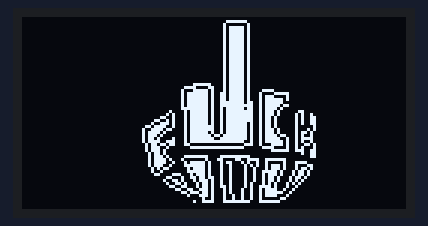
A sketch run on a simulated Arduino Uno, built with avr-gcc and run on an emulated ATmega328P. Shown: 128×64 one-colour display.

Above: at 0.1 s.

The sketch:

lapp2.ino
```cpp
#include <Wire.h>
#include <SPI.h>
#include <Adafruit_GFX.h>
#include <Adafruit_SSD1306.h>
#define OLED_RESET -1
Adafruit_SSD1306 OLED(OLED_RESET);
const unsigned char Logo_bmp [] =
{
  0x00, 0x00, 0x00, 0x00, 0x00, 0x00, 0x00, 0x00, 0x00, 0x00, 0x00, 0x00, 0x00, 0x00, 0x00, 0x00,
  0x00, 0x00, 0x00, 0x00, 0x00, 0x00, 0x00, 0x01, 0xFC, 0x00, 0x00, 0x00, 0x00, 0x00, 0x00, 0x00,
  0x00, 0x00, 0x00, 0x00, 0x00, 0x00, 0x00, 0x02, 0x02, 0x00, 0x00, 0x00, 0x00, 0x00, 0x00, 0x00,
  0x00, 0x00, 0x00, 0x00, 0x00, 0x00, 0x00, 0x02, 0xFA, 0x00, 0x00, 0x00, 0x00, 0x00, 0x00, 0x00,
  0x00, 0x00, 0x00, 0x00, 0x00, 0x00, 0x00, 0x02, 0xFA, 0x00, 0x00, 0x00, 0x00, 0x00, 0x00, 0x00,
  0x00, 0x00, 0x00, 0x00, 0x00, 0x00, 0x00, 0x02, 0xFA, 0x00, 0x00, 0x00, 0x00, 0x00, 0x00, 0x00,
  0x00, 0x00, 0x00, 0x00, 0x00, 0x00, 0x00, 0x02, 0xFA, 0x00, 0x00, 0x00, 0x00, 0x00, 0x00, 0x00,
  0x00, 0x00, 0x00, 0x00, 0x00, 0x00, 0x00, 0x02, 0xFA, 0x00, 0x00, 0x00, 0x00, 0x00, 0x00, 0x00,
  0x00, 0x00, 0x00, 0x00, 0x00, 0x00, 0x00, 0x02, 0xFA, 0x00, 0x00, 0x00, 0x00, 0x00, 0x00, 0x00,
  0x00, 0x00, 0x00, 0x00, 0x00, 0x00, 0x00, 0x02, 0xFA, 0x00, 0x00, 0x00, 0x00, 0x00, 0x00, 0x00,
  0x00, 0x00, 0x00, 0x00, 0x00, 0x00, 0x00, 0x02, 0xFA, 0x00, 0x00, 0x00, 0x00, 0x00, 0x00, 0x00,
  0x00, 0x00, 0x00, 0x00, 0x00, 0x00, 0x00, 0x02, 0xFA, 0x00, 0x00, 0x00, 0x00, 0x00, 0x00, 0x00,
  0x00, 0x00, 0x00, 0x00, 0x00, 0x00, 0x00, 0x02, 0xFA, 0x00, 0x00, 0x00, 0x00, 0x00, 0x00, 0x00,
  0x00, 0x00, 0x00, 0x00, 0x00, 0x00, 0x00, 0x02, 0xFA, 0x00, 0x00, 0x00, 0x00, 0x00, 0x00, 0x00,
  0x00, 0x00, 0x00, 0x00, 0x00, 0x00, 0x00, 0x02, 0xFA, 0x00, 0x00, 0x00, 0x00, 0x00, 0x00, 0x00,
  0x00, 0x00, 0x00, 0x00, 0x00, 0x00, 0x00, 0x02, 0xFA, 0x00, 0x00, 0x00, 0x00, 0x00, 0x00, 0x00,
  0x00, 0x00, 0x00, 0x00, 0x00, 0x00, 0x00, 0x02, 0xFA, 0x00, 0x00, 0x00, 0x00, 0x00, 0x00, 0x00,
  0x00, 0x00, 0x00, 0x00, 0x00, 0x00, 0x00, 0x02, 0xFA, 0x00, 0x00, 0x00, 0x00, 0x00, 0x00, 0x00,
  0x00, 0x00, 0x00, 0x00, 0x00, 0x00, 0x00, 0x02, 0xFA, 0x00, 0x00, 0x00, 0x00, 0x00, 0x00, 0x00,
  0x00, 0x00, 0x00, 0x00, 0x00, 0x00, 0x00, 0x02, 0xFA, 0x00, 0x00, 0x00, 0x00, 0x00, 0x00, 0x00,
  0x00, 0x00, 0x00, 0x00, 0x00, 0x00, 0x00, 0x02, 0xFA, 0x00, 0x00, 0x00, 0x00, 0x00, 0x00, 0x00,
  0x00, 0x00, 0x00, 0x00, 0x00, 0x00, 0x00, 0x02, 0xFA, 0x00, 0x00, 0x00, 0x00, 0x00, 0x00, 0x00,
  0x00, 0x00, 0x00, 0x00, 0x00, 0x00, 0x0F, 0xC2, 0xFA, 0x00, 0x00, 0x00, 0x00, 0x00, 0x00, 0x00,
  0x00, 0x00, 0x00, 0x00, 0x00, 0x00, 0x78, 0x62, 0xFA, 0x00, 0x00, 0x00, 0x00, 0x00, 0x00, 0x00,
  0x00, 0x00, 0x00, 0x00, 0x00, 0x00, 0x8F, 0xA2, 0xFA, 0x1E, 0x00, 0x00, 0x00, 0x00, 0x00, 0x00,
  0x00, 0x00, 0x00, 0x00, 0x00, 0x00, 0xBF, 0xA6, 0xFA, 0x21, 0xF0, 0x00, 0x00, 0x00, 0x00, 0x00,
  0x00, 0x00, 0x00, 0x00, 0x00, 0x00, 0xBF, 0xA6, 0xFA, 0x2E, 0x10, 0x00, 0x00, 0x00, 0x00, 0x00,
  0x00, 0x00, 0x00, 0x00, 0x00, 0x00, 0xBF, 0xA6, 0xFA, 0x2F, 0xD0, 0x00, 0x00, 0x00, 0x00, 0x00,
  0x00, 0x00, 0x00, 0x00, 0x00, 0x00, 0xBF, 0xA7, 0xFB, 0x2F, 0xC0, 0x00, 0x00, 0x00, 0x00, 0x00,
  0x00, 0x00, 0x00, 0x00, 0x00, 0x00, 0xBF, 0xA7, 0xFF, 0x2F, 0xB0, 0x00, 0x00, 0x00, 0x00, 0x00,
  0x00, 0x00, 0x00, 0x00, 0x00, 0x00, 0xFF, 0xA5, 0xFB, 0x2F, 0x40, 0x00, 0x00, 0x00, 0x00, 0x00,
  0x00, 0x00, 0x00, 0x00, 0x00, 0x08, 0x5F, 0xA5, 0xFF, 0x2E, 0x81, 0x80, 0x00, 0x00, 0x00, 0x00,
  0x00, 0x00, 0x00, 0x00, 0x00, 0x14, 0x5F, 0xA5, 0xFF, 0x2E, 0x82, 0x90, 0x00, 0x00, 0x00, 0x00,
  0x00, 0x00, 0x00, 0x00, 0x00, 0x64, 0x5F, 0xA5, 0xFF, 0x2D, 0x02, 0x98, 0x00, 0x00, 0x00, 0x00,
  0x00, 0x00, 0x00, 0x00, 0x01, 0x94, 0x5F, 0xA5, 0xFF, 0x2D, 0x02, 0x98, 0x00, 0x00, 0x00, 0x00,
  0x00, 0x00, 0x00, 0x00, 0x02, 0x74, 0x5F, 0xA5, 0xFD, 0x2D, 0x02, 0x98, 0x00, 0x00, 0x00, 0x00,
  0x00, 0x00, 0x00, 0x00, 0x0D, 0xE4, 0x5F, 0xE5, 0xFD, 0x2D, 0x02, 0x08, 0x00, 0x00, 0x00, 0x00,
  0x00, 0x00, 0x00, 0x00, 0x13, 0xD8, 0x5F, 0xE5, 0xFD, 0x2E, 0x82, 0x28, 0x00, 0x00, 0x00, 0x00,
  0x00, 0x00, 0x00, 0x00, 0x17, 0xA0, 0x5F, 0xA5, 0xFD, 0x2E, 0x82, 0xD0, 0x00, 0x00, 0x00, 0x00,
  0x00, 0x00, 0x00, 0x00, 0x17, 0x40, 0x5F, 0xDB, 0xFD, 0x2F, 0x62, 0x90, 0x00, 0x00, 0x00, 0x00,
  0x00, 0x00, 0x00, 0x00, 0x16, 0x84, 0x5F, 0xE7, 0xFD, 0x2F, 0x92, 0xF0, 0x00, 0x00, 0x00, 0x00,
  0x00, 0x00, 0x00, 0x00, 0x17, 0x9C, 0x5F, 0xFF, 0xF9, 0x2F, 0xD2, 0x90, 0x00, 0x00, 0x00, 0x00,
  0x00, 0x00, 0x00, 0x00, 0x0B, 0x6C, 0x60, 0x00, 0x07, 0x23, 0xD2, 0x68, 0x00, 0x00, 0x00, 0x00,
  0x00, 0x00, 0x00, 0x00, 0x0B, 0x90, 0x1F, 0xFF, 0xF8, 0x1E, 0x12, 0x88, 0x00, 0x00, 0x00, 0x00,
  0x00, 0x00, 0x00, 0x00, 0x0B, 0xA0, 0x00, 0x00, 0x00, 0x03, 0xF3, 0x98, 0x00, 0x00, 0x00, 0x00,
  0x00, 0x00, 0x00, 0x00, 0x05, 0xA0, 0x00, 0x00, 0x00, 0x00, 0x00, 0x98, 0x00, 0x00, 0x00, 0x00,
  0x00, 0x00, 0x00, 0x00, 0x05, 0xD0, 0x7F, 0x87, 0xFE, 0x00, 0x00, 0x18, 0x00, 0x00, 0x00, 0x00,
  0x00, 0x00, 0x00, 0x00, 0x05, 0xE8, 0x80, 0x8C, 0x33, 0xCF, 0xE0, 0x00, 0x00, 0x00, 0x00, 0x00,
  0x00, 0x00, 0x00, 0x00, 0x05, 0xE4, 0x5F, 0x45, 0x8A, 0x48, 0x23, 0xC0, 0x00, 0x00, 0x00, 0x00,
  0x00, 0x00, 0x00, 0x00, 0x05, 0xC8, 0x7F, 0x44, 0x85, 0x4B, 0xA2, 0x30, 0x00, 0x00, 0x00, 0x00,
  0x00, 0x00, 0x00, 0x00, 0x02, 0xB0, 0x2F, 0x44, 0x84, 0x8B, 0xA2, 0xD0, 0x00, 0x00, 0x00, 0x00,
  0x00, 0x00, 0x00, 0x00, 0x02, 0x40, 0x3F, 0x44, 0x84, 0x9F, 0x45, 0xA0, 0x00, 0x00, 0x00, 0x00,
  0x00, 0x00, 0x00, 0x00, 0x01, 0x87, 0x17, 0x44, 0x84, 0x97, 0x45, 0xA0, 0x00, 0x00, 0x00, 0x00,
  0x00, 0x00, 0x00, 0x00, 0x00, 0x18, 0x9B, 0x64, 0x84, 0x96, 0x8B, 0x40, 0x00, 0x00, 0x00, 0x00,
  0x00, 0x00, 0x00, 0x00, 0x00, 0x26, 0x8B, 0xA4, 0x84, 0x96, 0x8A, 0x80, 0x00, 0x00, 0x00, 0x00,
  0x00, 0x00, 0x00, 0x00, 0x00, 0x13, 0x45, 0xA4, 0x85, 0x15, 0x15, 0x00, 0x00, 0x00, 0x00, 0x00,
  0x00, 0x00, 0x00, 0x00, 0x00, 0x0C, 0xC5, 0xA6, 0x85, 0x3D, 0x12, 0x00, 0x00, 0x00, 0x00, 0x00,
  0x00, 0x00, 0x00, 0x00, 0x00, 0x03, 0x33, 0xA2, 0x89, 0x2F, 0x24, 0x00, 0x00, 0x00, 0x00, 0x00,
  0x00, 0x00, 0x00, 0x00, 0x00, 0x00, 0xDD, 0xA2, 0x89, 0x2F, 0xC8, 0x00, 0x00, 0x00, 0x00, 0x00,
  0x00, 0x00, 0x00, 0x00, 0x00, 0x00, 0x23, 0xA2, 0x49, 0x2F, 0x10, 0x00, 0x00, 0x00, 0x00, 0x00,
  0x00, 0x00, 0x00, 0x00, 0x00, 0x00, 0x01, 0x22, 0x49, 0x20, 0x60, 0x00, 0x00, 0x00, 0x00, 0x00,
  0x00, 0x00, 0x00, 0x00, 0x00, 0x00, 0x09, 0xE3, 0xFE, 0x3F, 0x80, 0x00, 0x00, 0x00, 0x00, 0x00,
  0x00, 0x00, 0x00, 0x00, 0x00, 0x00, 0x00, 0x00, 0x00, 0x00, 0x00, 0x00, 0x00, 0x00, 0x00, 0x00,
  0x00, 0x00, 0x00, 0x00, 0x00, 0x00, 0x00, 0x00, 0x00, 0x00, 0x00, 0x00, 0x00, 0x00, 0x00, 0x00
};
void setup()
{
  OLED.begin(SSD1306_SWITCHCAPVCC,0x3c);
}
void loop()
{
  OLED.clearDisplay();
  OLED.drawBitmap(5,0,Logo_bmp,128,64,1);
  OLED.display();
}
```

Source omitted: ogo_bmp.cpp.cpp (data table, 6418 bytes)
